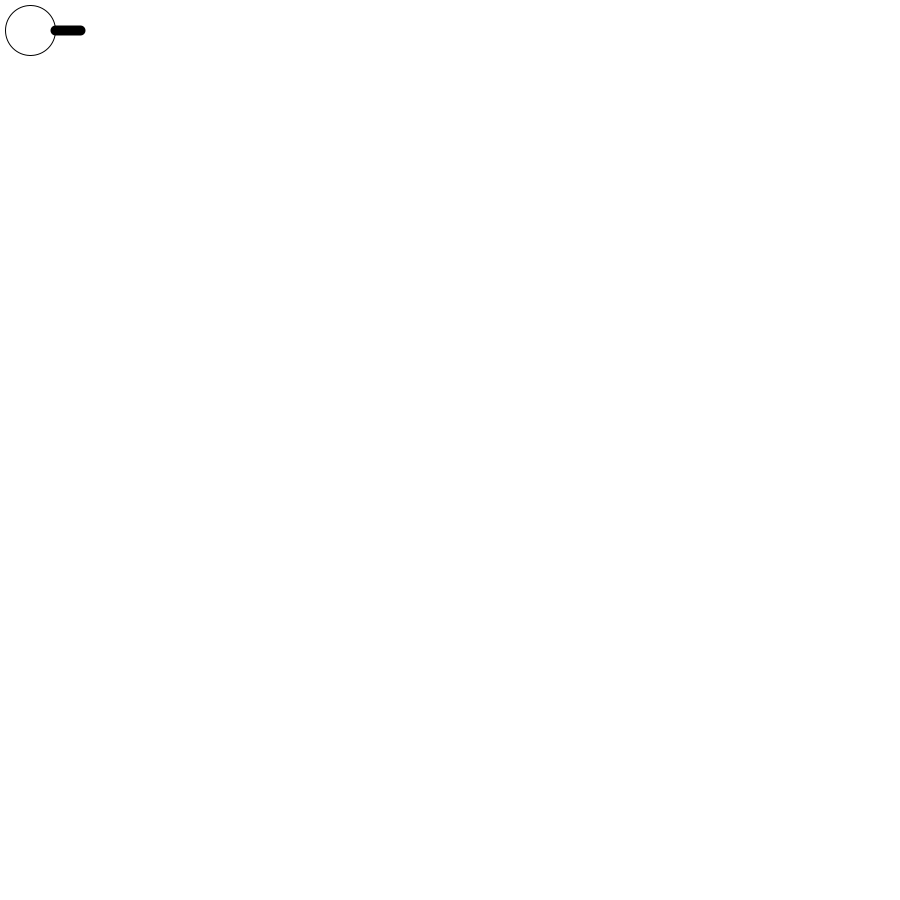
Frame 1 (no input)
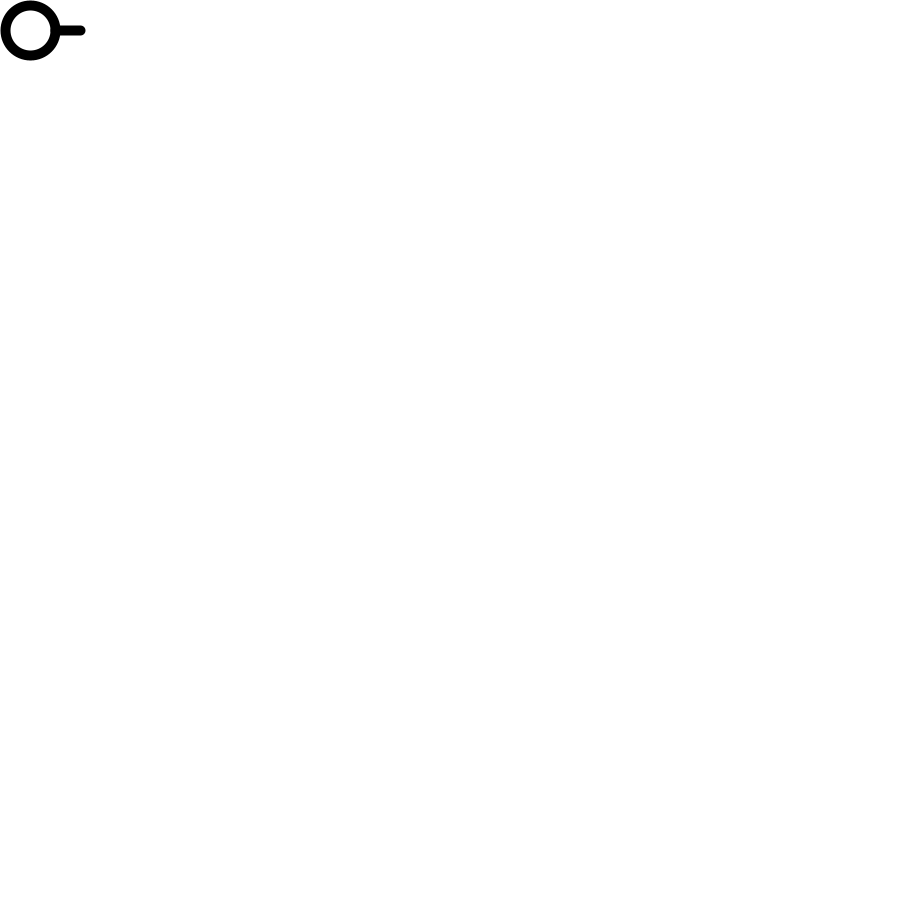
Frame 60 (the mouse pressed at the canvas centre just before this capture)
Frame 120 (the mouse held since frame 60 and released just before this capture): identical to frame 60, image omitted

The Processing sketch that drew these frames (run headless with seeded random() and noise(); from frame 60 on, the mouse is pressed at the canvas centre):

// Processing sketch: main
// ── main.pde
int amount = int(random(20,30));

Zombie[] zombies = new Zombie[amount];
Shooter shooter = new Shooter();
Bullet bullet = new Bullet();

//====================================================
void setup()
{
  size(900,900);
  for(int i = 0 ; i < amount; i++)
  {
   zombies[i] = new Zombie(random(900,1500),random(0,900),50,i,zombies); 
  }
}

//====================================================
void draw()
{
 background(#FFFFFF);
 shooter.player();
 shooter.keyPressed();
  for(int i = 0 ; i < 4; i++)
  {
   zombies[i].spawn();
   zombies[i].move();
   zombies[i].visibility();
   zombies[i].collision();
  }
  
  if(keyPressed)
  {
   if(key == ' ')
   {
    bullet.shoot(shooter.getX(), shooter.getY());
   } 
  }
}
//====================================================
class Shooter
{
  float px = 30; //player
  float py = 30; //player

  void player()
  {  //draw player
    stroke(0);
    fill(255);
    ellipse(px,py,50,50); 
    fill(0);
    strokeWeight(10);
    line(px+25, py, px+50, py);   
  }
  
  float getX()
  {
    return px; 
  }
  
  float getY()
  {
    return py;  
  }
 
  void keyPressed()
  {           //Shooter move
   if (keyPressed == true)
   {
    if(key == CODED)
    {
     if(keyCode == UP)
     {
       py -= 10; 
     }
     else if(keyCode == DOWN)
     {
      py +=  10; 
     }
     if(keyCode == LEFT)
     {
       px -= 10; 
     }
     else if(keyCode == RIGHT)
     {
      px +=  10; 
     }
    if (px+25 > width) 
    {
     px = width - 30;
    }
    if (px-25 < 0) 
    {
     px = 30;
    }
    if (py+25 > height) 
    {
     py = height - 30;
    }
    if (py-25 < 0) 
    {
     py = 30;
    }
   }
  }
 }
}

//====================================================
class Bullet
{
  int state;
  float x = 0;
  float y = 0;
  
  Bullet()
  {
    state = 0; // state hide by default
  }

  void shoot(float tmpX, float tmpY)
  {
    x += tmpX + 50;
    y = tmpY;
    noStroke();
    fill(#FF1493); //pink color
    ellipse(x, y, 10, 10);
    if(x < width)
    {
      x += 1;
    }
    else
    {
      x = tmpX; 
    }
  }
  float getX()
  {
   return x; 
  }
  
  float getY()
  {
    return y; 
  }
}
//====================================================
class Zombie
{
  int state = 0;
  int count = 0;
  float tmpSize;
  float x ;
  float y ;
  float s ;
  int id;
  float speedX;
  float speedY;
  Zombie[] others;
  
  Zombie(float xpos ,float ypos, float size,int idin,Zombie[] oin)
  {
    x = xpos;
    y = ypos;
    s = size;
    tmpSize = size;
    id = idin ;
    others = oin ;
  }
  
  void spawn()
  {
   if(state == 0)
   {
    fill(#556B2F);
    ellipse(x,y,s,s);
   }
  }
  void move()
  { 
   y = y + speedY;
   x = x + speedX;
   
   if( x > shooter.getX())
   {
     speedX = -0.5;
   }
   else if (x < shooter.getX())
   {
     speedX = 0.5;
   }
   if( y > shooter.getY())
   {
     speedY = -0.5;
   }
   else if (y < shooter.getY())
   {
     speedY = 0.5;
   }
  }
  void visibility()
  {
    if( bullet.getX() <= this.right()  && bullet.getX() >= this.left() && bullet.getY() <= this.buttom() && bullet.getY() >= this.top() )
    {
      if(count == 3){
        state = 1;
        count = 0;
        s = tmpSize;
      }
      count++;
      s *= 1.2;
      System.out.println("collided");
      
    }
  }
  
 void collision()
 {
    for (int i = 1; i < amount; i++)
    {
     float dx = others[i].x - x;
     float dy = others[i].y - y;
     float distance = sqrt(dx*dx + dy*dy);
     float minDist = others[i].s/2+5 + s/2+5;
     if( distance < minDist)
     {
        float angle = atan2(dy, dx);
        float tempX = x + cos(angle) * minDist;
        float tempY = y + sin(angle) * minDist;
        float ax = (tempX - others[i].x) *0.05 ;
        float ay = (tempY - others[i].y) *0.05;
        speedX -= ax;
        speedY -= ay;
        others[i].speedX += ax;
        others[i].speedY += ay;
     }
    }
 }
  
  float left()
  {
    return x - (s/2+5);
  }
  
  float right()
  {
    return x + (s/2+5);
  }
  
  float top()
  {
    return y - (s/2+5);
  }
  
  float buttom()
  {
    return y + (s/2+5);
  }
  
  

}
